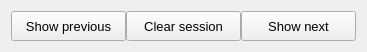
   <widget class="QWidget" name="horizontalLayoutWidget_3">
    <property name="geometry">
     <rect>
      <x>420</x>
      <y>380</y>
      <width>351</width>
      <height>32</height>
     </rect>
    </property>
    <property name="font">
     <font>
      <pointsize>10</pointsize>
     </font>
    </property>
    <layout class="QHBoxLayout" name="seesions_button_layout">
     <property name="spacing">
      <number>0</number>
     </property>
     <item>
      <widget class="QPushButton" name="prev_session_button">
       <property name="sizePolicy">
        <sizepolicy hsizetype="Fixed" vsizetype="Fixed">
         <horstretch>0</horstretch>
         <verstretch>0</verstretch>
        </sizepolicy>
       </property>
       <property name="minimumSize">
        <size>
         <width>115</width>
         <height>30</height>
        </size>
       </property>
       <property name="maximumSize">
        <size>
         <width>115</width>
         <height>30</height>
        </size>
       </property>
       <property name="font">
        <font>
         <pointsize>10</pointsize>
        </font>
       </property>
       <property name="text">
        <string>Show previous</string>
       </property>
      </widget>
     </item>
     <item>
      <widget class="QPushButton" name="clear_session_button">
       <property name="sizePolicy">
        <sizepolicy hsizetype="Fixed" vsizetype="Fixed">
         <horstretch>0</horstretch>
         <verstretch>0</verstretch>
        </sizepolicy>
       </property>
       <property name="minimumSize">
        <size>
         <width>115</width>
         <height>30</height>
        </size>
       </property>
       <property name="maximumSize">
        <size>
         <width>115</width>
         <height>30</height>
        </size>
       </property>
       <property name="font">
        <font>
         <pointsize>10</pointsize>
        </font>
       </property>
       <property name="text">
        <string>Clear session</string>
       </property>
      </widget>
     </item>
     <item>
      <widget class="QPushButton" name="next_session_button">
       <property name="sizePolicy">
        <sizepolicy hsizetype="Fixed" vsizetype="Fixed">
         <horstretch>0</horstretch>
         <verstretch>0</verstretch>
        </sizepolicy>
       </property>
       <property name="minimumSize">
        <size>
         <width>115</width>
         <height>30</height>
        </size>
       </property>
       <property name="maximumSize">
        <size>
         <width>115</width>
         <height>30</height>
        </size>
       </property>
       <property name="font">
        <font>
         <pointsize>10</pointsize>
        </font>
       </property>
       <property name="text">
        <string>Show next</string>
       </property>
      </widget>
     </item>
    </layout>
   </widget>
